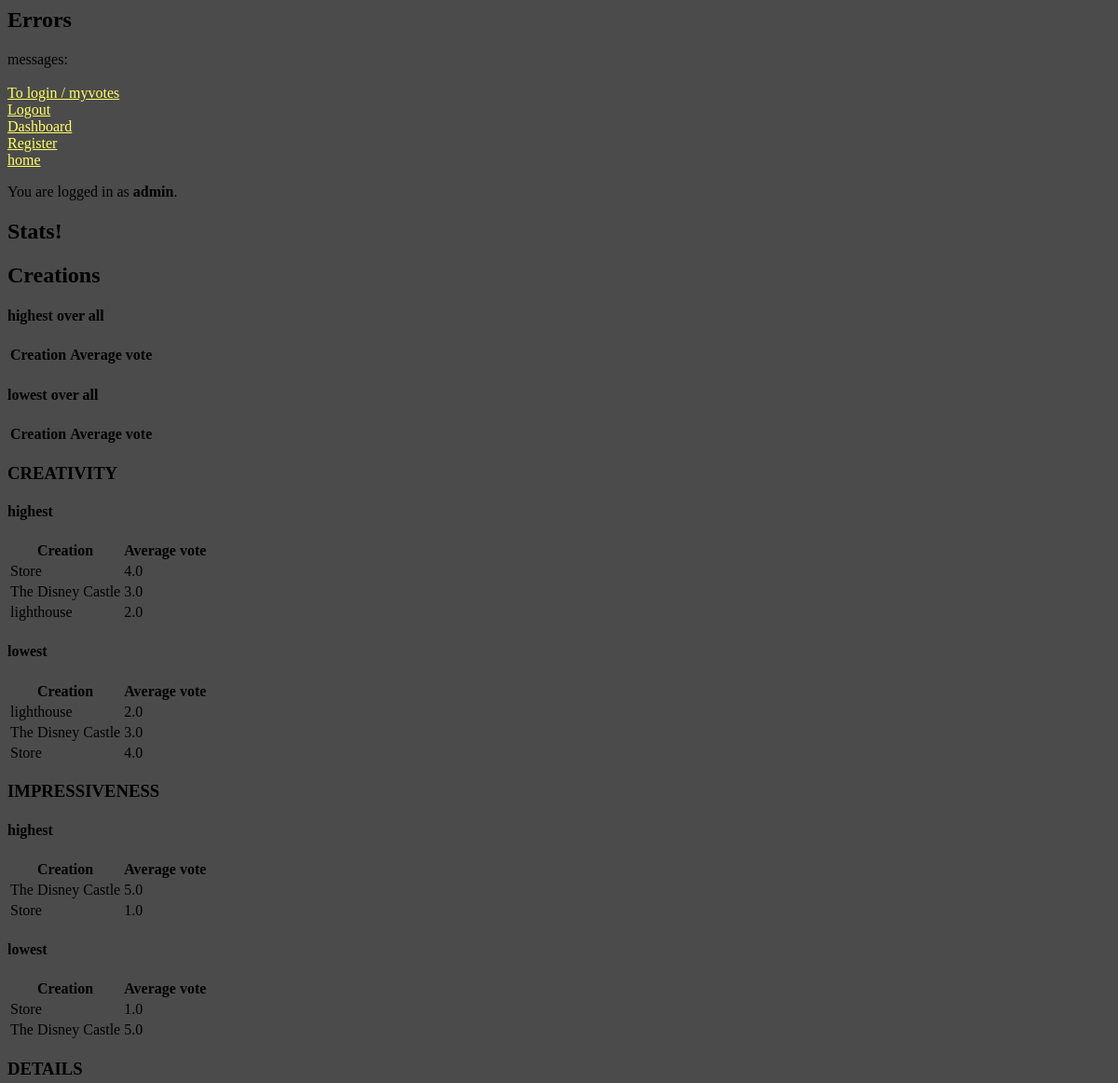
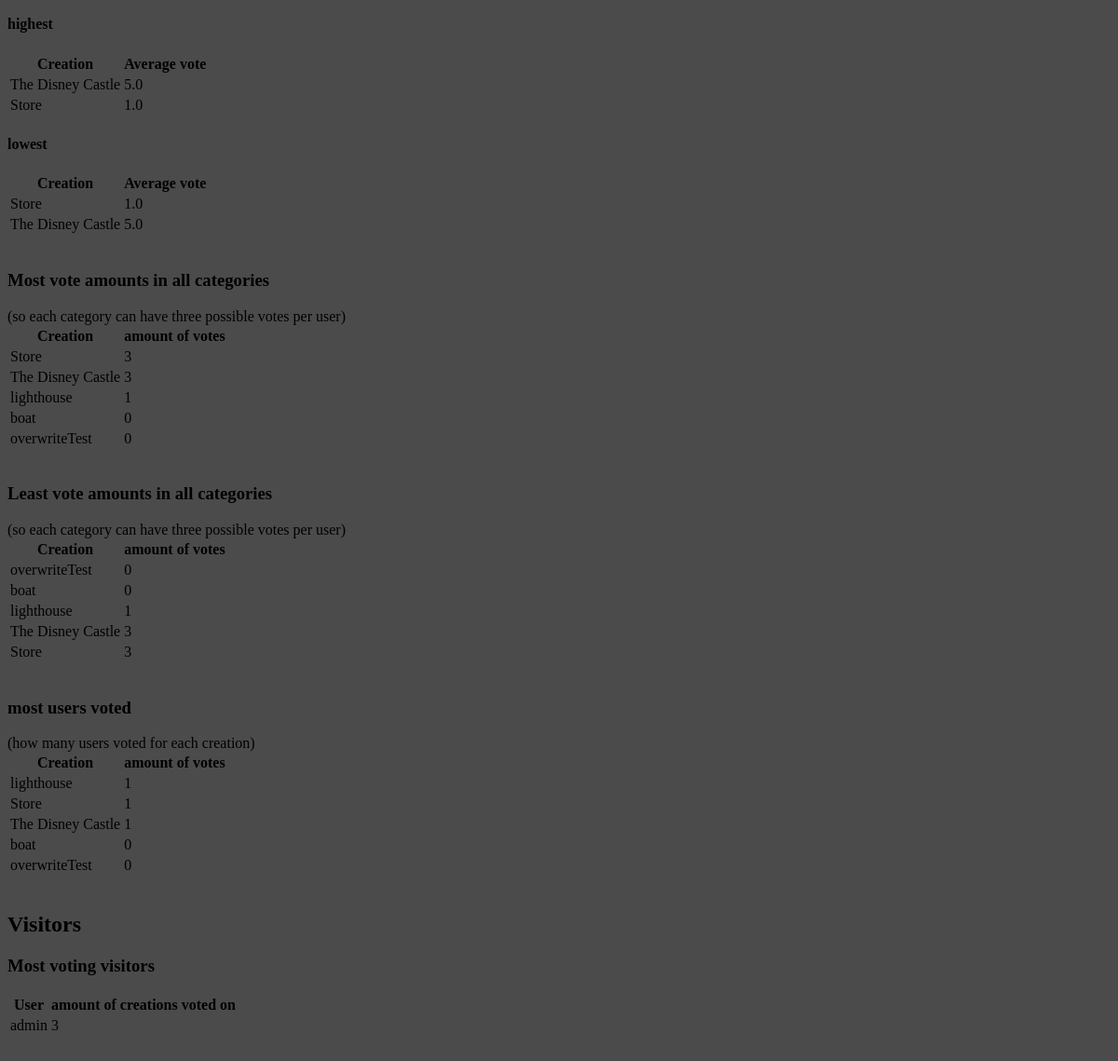
The app's page /voting/dashboard/stats/ (signed in) with its own data (2 pictures, top to bottom).
### voting/models.py (models this page shows)
class Creation(models.Model):
    name = models.CharField(max_length=200)
    description = models.CharField(max_length=200)
    creator = models.CharField(max_length=200)
    image = models.ImageField(
        upload_to='creations/', null=True, blank=True)
    number = models.IntegerField(unique=True)
    def __str__(self):
        return self.name

### voting/views.py (the view)
# urls.py: path("dashboard/stats/", views.stats, name="stats"),
@ user_passes_test(lambda u: u.is_staff)
def stats(request):
    def subSetOfQuery(querySet, lowToHigh=False):
        splice = min(settings.STAT_AMOUNT, len(querySet))
        return querySet[:splice]
    highestAvgPerCreation = Creation.objects.annotate(
        avg=Coalesce(Avg("votinglist__vote"), 0, output_field=FloatField())).order_by("-avg")
    highestAvgPerCreation = subSetOfQuery(highestAvgPerCreation)
    lowestAvgPerCreation = Creation.objects.annotate(
        avg=Coalesce(Avg("votinglist__vote"), 0, output_field=FloatField())).order_by("avg")
    lowestAvgPerCreation = subSetOfQuery(lowestAvgPerCreation)
    highestCrea = Creation.objects.filter(votinglist__category__startswith="crea").annotate(
        avg=Avg("votinglist__vote")).order_by("-avg")
    highestCrea = subSetOfQuery(highestCrea)
    lowestCrea = Creation.objects.filter(votinglist__category__startswith="crea").annotate(
        avg=Avg("votinglist__vote")).order_by("avg")
    lowestCrea = subSetOfQuery(lowestCrea)
    highestImpr = Creation.objects.filter(votinglist__category__startswith="impr").annotate(
        avg=Avg("votinglist__vote")).order_by("-avg")
    highestImpr = subSetOfQuery(highestImpr)
    lowestImpr = Creation.objects.filter(votinglist__category__startswith="impr").annotate(
        avg=Avg("votinglist__vote")).order_by("avg")
    lowestImpr = subSetOfQuery(lowestImpr)
    highestDeta = Creation.objects.filter(votinglist__category__startswith="impr").annotate(
        avg=Avg("votinglist__vote")).order_by("-avg")
    highestDeta = subSetOfQuery(highestDeta)
    lowestDeta = Creation.objects.filter(votinglist__category__startswith="impr").annotate(
        avg=Avg("votinglist__vote")).order_by("avg")
    lowestDeta = subSetOfQuery(lowestDeta)
    amountOfVotes = Creation.objects.annotate(
        amount=Count("votinglist__vote")).order_by("-amount")
    amountOfVotes = subSetOfQuery(amountOfVotes)
    mostVotes = User.objects.annotate(amount=Count(
        "votinglist__creation__id", distinct=True)).order_by("-amount")
    mostVotes = subSetOfQuery(mostVotes)
    mostUsers = Creation.objects.annotate(amount=Count(
        "votinglist__user__id", distinct=True)).order_by("-amount")
    mostUsers = subSetOfQuery(mostUsers)
    return render(request=request, template_name="voting/stats.html", context={
        "highestAvgPerCreation": highestAvgPerCreation,
        "lowestAvgPerCreation": lowestAvgPerCreation,
        "highestCrea": highestCrea,
        "lowestCrea": lowestCrea,
        "highestImpr": highestImpr,
        "lowestImpr": lowestImpr,
        "highestDeta": highestDeta,
        "lowestDeta": lowestDeta,
        "amountOfVotes": amountOfVotes,
        "mostUsers": mostUsers,
        "mostVotes": mostVotes,
        "creations": Creation.objects.all()})

### voting/templates/voting/stats.html (shortened to what this page needs)
{% extends 'voting/header.html' %}
{% block content %}
{% include "voting/includes/status.html" %}
<h2>Stats!</h2>
<h2>Creations</h2>
<h4>highest over all</h4>
<table>
    <tr>
      <th>Creation</th>
      <th>Average vote</th>
    </tr>
  </table>
<h4>lowest over all</h4>
<table>
    <tr>
      <th>Creation</th>
      <th>Average vote</th>
    </tr>
</table>
<h3>CREATIVITY</h3>
<h4> highest</h4>
<table>
    <tr>
      <th>Creation</th>
      <th>Average vote</th>
    </tr>
    {% for item in highestCrea %}
    <tr>
        <td>{{ item }}</td>
        <td>{{ item.avg }}</td>
    </tr>
    {% endfor %}
</table>
<h4> lowest</h4>
<table>
    <tr>
      <th>Creation</th>
      <th>Average vote</th>
    </tr>
    {% for item in lowestCrea %}
    <tr>
        <td>{{ item }}</td>
        <td>{{ item.avg }}</td>
    </tr>
    {% endfor %}
</table>
<h3>IMPRESSIVENESS</h3>
<h4> highest</h4>
<table>
    <tr>
      <th>Creation</th>
      <th>Average vote</th>
    </tr>
    {% for item in highestImpr %}
    <tr>
        <td>{{ item }}</td>
        <td>{{ item.avg }}</td>
    </tr>
    {% endfor %}
</table>
<h4>lowest</h4>
<table>
    <tr>
      <th>Creation</th>
      <th>Average vote</th>
    </tr>
    {% for item in lowestImpr %}
    <tr>
        <td>{{ item }}</td>
        <td>{{ item.avg }}</td>
    </tr>
    {% endfor %}
</table>
<h3>DETAILS</h3>
<h4>highest</h4>
<table>
    <tr>
      <th>Creation</th>
      <th>Average vote</th>
    </tr>
    {% for item in highestDeta %}
    <tr>
        <td>{{ item }}</td>
        <td>{{ item.avg }}</td>
    </tr>
    {% endfor %}
</table>
<h4>lowest</h4>
<table>
    <tr>
      <th>Creation</th>
      <th>Average vote</th>
    </tr>
    {% for item in highestDeta reversed %}
    <tr>
        <td>{{ item }}</td>
        <td>{{ item.avg }}</td>
    </tr>
    {% endfor %}
</table>
<br>
<h3>Most vote amounts in all categories</h3>
(so each category can have three possible votes per user)
<table>
  <tr>
    <th>Creation</th>
    <th>amount of votes</th>
  </tr>
  {% for item in amountOfVotes %}
  <tr>
      <td>{{ item }}</td>
      <td>{{ item.amount }}</td>
  </tr>
  {% endfor %}
</table>
<br>
<h3>Least vote amounts in all categories</h3>
(so each category can have three possible votes per user)
<table>
  <tr>
    <th>Creation</th>
    <th>amount of votes</th>
  </tr>
  {% for item in amountOfVotes reversed %}
  <tr>
      <td>{{ item }}</td>
      <td>{{ item.amount }}</td>
  </tr>
  {% endfor %}
</table>
<br>
<h3>most users voted</h3>
(how many users voted for each creation)
<table>
  <tr>
    <th>Creation</th>
    <th>amount of votes</th>
  </tr>
  {% for item in mostUsers %}
  <tr>
      <td>{{ item }}</td>
      <td>{{ item.amount }}</td>
  </tr>
  {% endfor %}
</table>
<br>
<h2>Visitors</h2>
<h3>Most voting visitors</h3>
<table>
  <tr>
    <th>User</th>
    <th>amount of creations voted on</th>
  </tr>
  {% for item in mostVotes %}
  <tr>
      <td>{{ item }}</td>
      <td>{{ item.amount }}</td>
  </tr>
  {% endfor %}
</table>
<br>
{% endblock %}

### voting/templates/voting/includes/status.html
<div>
    <p>
        {% if user.is_authenticated %}
        You are logged in as <strong>{{ user.username }}</strong>.
        {% else %}
        You are not logged in.
        {% endif %}
    </p>
</div>

### voting/static/css/style.css (style rules this page uses)
* { background-color: rgb(75, 75, 75); }

### records on screen
Creation: name "Store", avg "4.0", avg "1.0", amount "3", amount "1"
Creation: name "The Disney Castle", avg "3.0", avg "5.0", amount "3", amount "1"
Creation: name "lighthouse", avg "2.0", amount "1"
Creation: name "boat", amount "0"
Creation: name "overwriteTest", amount "0"

### other values on screen
{{ user.username }} "admin"
{{ item }} "admin"
{{ item.amount }} "3"
